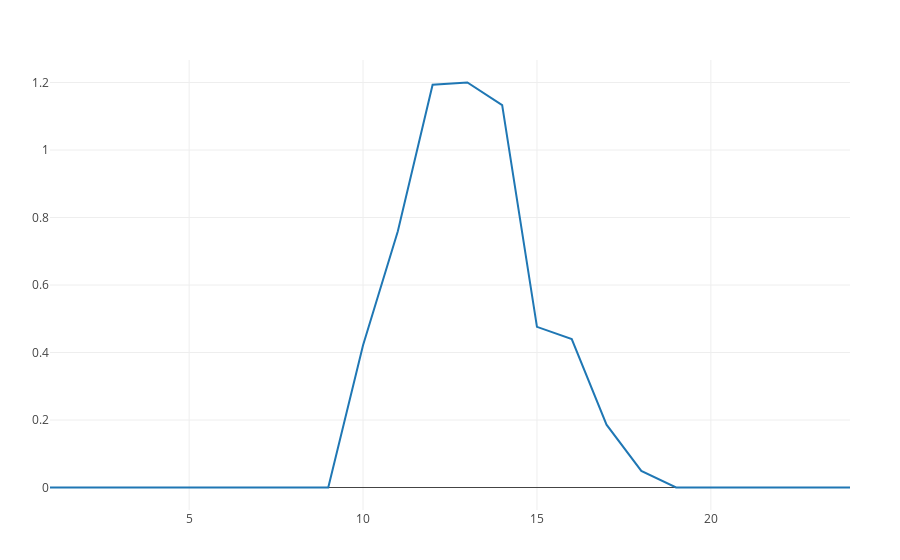

The notebook cell this image was saved under:
### Code cell
PlotlyJS.plot((get_component(ren_forecast_DA[1]) |> get_tech |> get_rating) * values(ren_forecast_DA[1].data))

### Figure 1 — Plotly figure (JSON) as saved in the notebook; plotly's stock layout.template omitted (floating-point values rounded to 4 significant figures)
{"data": [{"type": "scatter", "x": [1, 2, 3, 4, 5, 6, 7, 8, 9, 10, 11, 12, 13, 14, 15, 16, 17, 18, 19, 20, 21, 22, 23, 24], "y": [0, 0, 0, 0, 0, 0, 0, 0, 0, 0.4213, 0.759, 1.194, 1.2, 1.133, 0.476, 0.4398, 0.1862, 0.04905, 0, 0, 0, 0, 0, 0]}], "layout": {"margin": {"b": 50, "l": 50, "r": 50, "t": 60}}}
